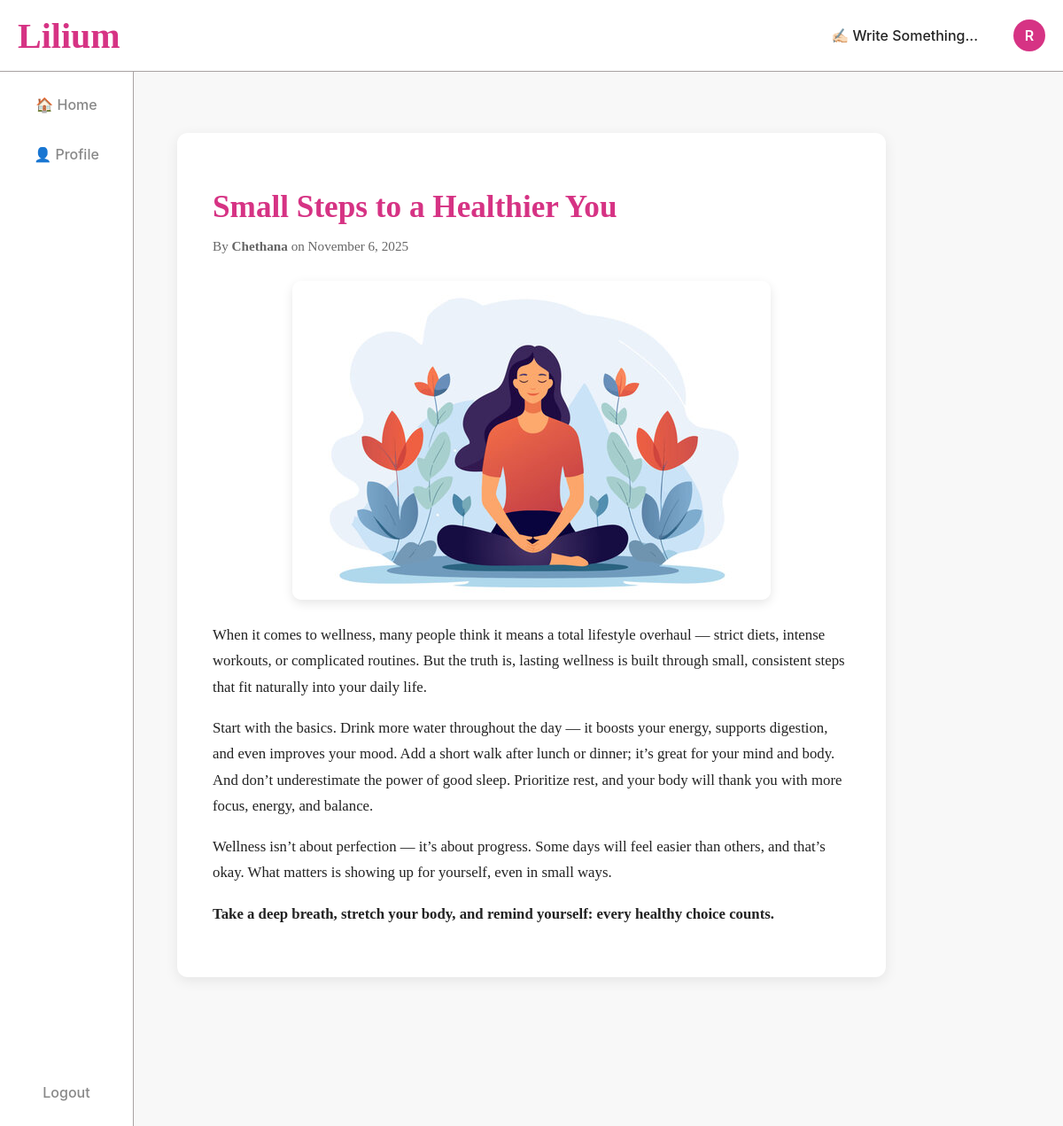
Screenshot of /view_blog.php?id=11 (signed in) with the database file from the repository.
### tables this page shows
CREATE TABLE `blogpost` (
  `id` int(11) NOT NULL,
  `user_id` int(11) NOT NULL,
  `title` varchar(255) NOT NULL,
  `content` text NOT NULL,
  `created_at` datetime DEFAULT current_timestamp(),
  `updated_at` datetime DEFAULT current_timestamp() ON UPDATE current_timestamp()
);

CREATE TABLE `user` (
  `id` int(11) NOT NULL,
  `username` varchar(50) NOT NULL,
  `email` varchar(150) NOT NULL,
  `password` varchar(255) NOT NULL,
  `role` enum('user','admin') NOT NULL DEFAULT 'user',
  `bio` text DEFAULT NULL,
  `remember_token` varchar(64) DEFAULT NULL
);

### Parsedown.php (called while the page is built, shortened)
<?php
class Parsedown
{
    function text($text)
    {
        $Elements = $this->textElements($text);
        $markup = $this->elements($Elements);
        $markup = trim($markup, "\n");
        return $markup;
    }
    protected function textElements($text)
    {
        $text = str_replace(array("\r\n", "\r"), "\n", $text);
        $text = trim($text, "\n");
        $lines = explode("\n", $text);
        return $this->linesElements($lines);
    }
    protected $breaksEnabled;
    function setSafeMode($safeMode)
    {
        $this->safeMode = (bool) $safeMode;
        return $this;
    }
    protected $safeMode;
    protected $BlockTypes = array(
        '#' => array('Header'),
        '*' => array('Rule', 'List'),
        '+' => array('List'),
        '-' => array('SetextHeader', 'Table', 'Rule', 'List'),
        '0' => array('List'),
        '1' => array('List'),
        '2' => array('List'),
        '3' => array('List'),
        '4' => array('List'),
        '5' => array('List'),
        '6' => array('List'),
        '7' => array('List'),
        '8' => array('List'),
        '9' => array('List'),
        ':' => array('Table'),
        '<' => array('Comment', 'Markup'),
        '=' => array('SetextHeader'),
        '>' => array('Quote'),
        '[' => array('Reference'),
        '_' => array('Rule'),
        '`' => array('FencedCode'),
        '|' => array('Table'),
        '~' => array('FencedCode'),
    );
    protected $unmarkedBlockTypes = array(
        'Code',
    );
    protected function linesElements(array $lines)
    {
        $Elements = array();
        $CurrentBlock = null;
        foreach ($lines as $line)
        {
            if (chop($line) === '')
            {
                if (isset($CurrentBlock))
                {
                    $CurrentBlock['interrupted'] = (isset($CurrentBlock['interrupted'])
                        ? $CurrentBlock['interrupted'] + 1 : 1
                    );
                }
                continue;
            }
            $indent = strspn($line, ' ');
            $text = $indent > 0 ? substr($line, $indent) : $line;
            $Line = array('body' => $line, 'indent' => $indent, 'text' => $text);
            $marker = $text[0];
            $blockTypes = $this->unmarkedBlockTypes;
            if (isset($this->BlockTypes[$marker]))
            {
                foreach ($this->BlockTypes[$marker] as $blockType)
                {
                    $blockTypes []= $blockType;
                }
            }
            foreach ($blockTypes as $blockType)
            {
                $Block = $this->{"block$blockType"}($Line, $CurrentBlock);
            }
            if (isset($CurrentBlock) and $CurrentBlock['type'] === 'Paragraph')
            {
                $Block = $this->paragraphContinue($Line, $CurrentBlock);
            }
            if (isset($Block))
            {
                $CurrentBlock = $Block;
            }
            else
            {
                if (isset($CurrentBlock))
                {
                    $Elements[] = $this->extractElement($CurrentBlock);
                }
                $CurrentBlock = $this->paragraph($Line);
                $CurrentBlock['identified'] = true;
            }
        }
        if (isset($CurrentBlock))
        {
            $Elements[] = $this->extractElement($CurrentBlock);
        }
        return $Elements;
    }
    protected function extractElement(array $Component)
    {
        return $Component['element'];
    }
    protected function blockList($Line, ?array $CurrentBlock = null)
    {
        list($name, $pattern) = $Line['text'][0] <= '-' ? array('ul', '[*+-]') : array('ol', '[0-9]{1,9}+[.\)]');
    }
    protected function blockRule($Line)
    {
        $marker = $Line['text'][0];
    }
    protected function paragraph($Line)
    {
        return array(
            'type' => 'Paragraph',
            'element' => array(
                'name' => 'p',
                'handler' => array(
                    'function' => 'lineElements',
                    'argument' => $Line['text'],
                    'destination' => 'elements',
                ),
            ),
        );
    }
    protected function paragraphContinue($Line, array $Block)
    {
        if (isset($Block['interrupted']))
        {
            return;
        }
        $Block['element']['handler']['argument'] .= "\n".$Line['text'];
        return $Block;
    }
    protected $InlineTypes = array(
        '!' => array('Image'),
        '&' => array('SpecialCharacter'),
        '*' => array('Emphasis'),
        ':' => array('Url'),
        '<' => array('UrlTag', 'EmailTag', 'Markup'),
        '[' => array('Link'),
        '_' => array('Emphasis'),
        '`' => array('Code'),
        '~' => array('Strikethrough'),
        '\\' => array('EscapeSequence'),
    );
    protected $inlineMarkerList = '!*_&[:<`~\\';
    protected function lineElements($text, $nonNestables = array())
    {
        $text = str_replace(array("\r\n", "\r"), "\n", $text);
        $Elements = array();
        $nonNestables = (empty($nonNestables)
            ? array()
            : array_combine($nonNestables, $nonNestables)
        );
        while ($excerpt = strpbrk($text, $this->inlineMarkerList))
        {
            $marker = $excerpt[0];
            $markerPosition = strlen($text) - strlen($excerpt);
            $Excerpt = array('text' => $excerpt, 'context' => $text);
            foreach ($this->InlineTypes[$marker] as $inlineType)
            {
                $Inline = $this->{"inline$inlineType"}($Excerpt);
                if ( ! isset($Inline))
                {
                    continue;
                }
                if ( ! isset($Inline['position']))
                {
                    $Inline['position'] = $markerPosition;
                }
                $Inline['element']['nonNestables'] = isset($Inline['element']['nonNestables'])
                    ? array_merge($Inline['element']['nonNestables'], $nonNestables)
                    : $nonNestables
                ;
                $unmarkedText = substr($text, 0, $Inline['position']);
                $InlineText = $this->inlineText($unmarkedText);
                $Elements[] = $InlineText['element'];
                $Elements[] = $this->extractElement($Inline);
                $text = substr($text, $Inline['position'] + $Inline['extent']);
                continue 2;
            }
            $unmarkedText = substr($text, 0, $markerPosition + 1);
            $InlineText = $this->inlineText($unmarkedText);
            $Elements[] = $InlineText['element'];
            $text = substr($text, $markerPosition + 1);
        }
        $InlineText = $this->inlineText($text);
        $Elements[] = $InlineText['element'];
        foreach ($Elements as &$Element)
        {
            if ( ! isset($Element['autobreak']))
            {
                $Element['autobreak'] = false;
            }
        }
        return $Elements;
    }
    protected function inlineText($text)
    {
        $Inline = array(
            'extent' => strlen($text),
            'element' => array(),
        );
        $Inline['element']['elements'] = self::pregReplaceElements(
            $this->breaksEnabled ? '/[ ]*+\n/' : '/(?:[ ]*+\\\\|[ ]{2,}+)\n/',
            array(
                array('name' => 'br'),
                array('text' => "\n"),
            ),
            $text
        );
        return $Inline;
    }
    protected function inlineImage($Excerpt)
    {
        $Excerpt['text']= substr($Excerpt['text'], 1);
        $Link = $this->inlineLink($Excerpt);
        $Inline = array(
            'extent' => $Link['extent'] + 1,
            'element' => array(
                'name' => 'img',
                'attributes' => array(
                    'src' => $Link['element']['attributes']['href'],
                    'alt' => $Link['element']['handler']['argument'],
                ),
                'autobreak' => true,
            ),
        );
        $Inline['element']['attributes'] += $Link['element']['attributes'];
        unset($Inline['element']['attributes']['href']);
        return $Inline;
    }
    protected function inlineLink($Excerpt)
    {
        $Element = array(
            'name' => 'a',
            'handler' => array(
                'function' => 'lineElements',
                'argument' => null,
                'destination' => 'elements',
            ),
            'nonNestables' => array('Url', 'Link'),
            'attributes' => array(
                'href' => null,
                'title' => null,
            ),
        );
        $extent = 0;
        $remainder = $Excerpt['text'];
        if (preg_match('/\[((?:[^][]++|(?R))*+)\]/', $remainder, $matches))
        {
            $Element['handler']['argument'] = $matches[1];
            $extent += strlen($matches[0]);
            $remainder = substr($remainder, $extent);
        }
        else
        {
            return;
        }
        if (preg_match('/^[(]\s*+((?:[^ ()]++|[(][^ )]+[)])++)(?:[ ]+("[^"]*+"|\'[^\']*+\'))?\s*+[)]/', $remainder, $matches))
        {
            $Element['attributes']['href'] = $matches[1];
            $extent += strlen($matches[0]);
        }
        return array(
            'extent' => $extent,
            'element' => $Element,
        );
    }
    protected function handle(array $Element)
    {
        if (isset($Element['handler']))
        {
            if (!isset($Element['nonNestables']))
            {
                $Element['nonNestables'] = array();
            }
            if (is_string($Element['handler']))
            {
                $function = $Element['handler'];
                $argument = $Element['text'];
                unset($Element['text']);
                $destination = 'rawHtml';
            }
            else
            {
                $function = $Element['handler']['function'];
                $argument = $Element['handler']['argument'];
                $destination = $Element['handler']['destination'];
            }
            $Element[$destination] = $this->{$function}($argument, $Element['nonNestables']);
            unset($Element['handler']);
        }
        return $Element;
    }
    protected function element(array $Element)
    {
        if ($this->safeMode)
        {
            $Element = $this->sanitiseElement($Element);
        }
        $Element = $this->handle($Element);
        $hasName = isset($Element['name']);
        $markup = '';
        if ($hasName)
        {
            $markup .= '<' . $Element['name'];
            if (isset($Element['attributes']))
            {
                foreach ($Element['attributes'] as $name => $value)
                {
                    if ($value === null)
                    {
                        continue;
                    }
                    $markup .= " $name=\"".self::escape($value).'"';
                }
            }
        }
        $permitRawHtml = false;
        if (isset($Element['text']))
        {
            $text = $Element['text'];
        }
        elseif (isset($Element['rawHtml']))
        {
            $text = $Element['rawHtml'];
            $allowRawHtmlInSafeMode = isset($Element['allowRawHtmlInSafeMode']) && $Element['allowRawHtmlInSafeMode'];
            $permitRawHtml = !$this->safeMode || $allowRawHtmlInSafeMode;
        }
        $hasContent = isset($text) || isset($Element['element']) || isset($Element['elements']);
        if ($hasContent)
        {
            $markup .= $hasName ? '>' : '';
            if (isset($Element['elements']))
            {
                $markup .= $this->elements($Element['elements']);
            }
            elseif (isset($Element['element']))
            {
                $markup .= $this->element($Element['element']);
            }
            else
            {
                if (!$permitRawHtml)
                {
                    $markup .= self::escape($text, true);
                }
                else
                {
                    $markup .= $text;
                }
            }
            $markup .= $hasName ? '</' . $Element['name'] . '>' : '';
        }
        elseif ($hasName)
        {
            $markup .= ' />';
        }
        return $markup;
    }
    protected function elements(array $Elements)
    {
        $markup = '';
        $autoBreak = true;
        foreach ($Elements as $Element)
        {
            $autoBreakNext = (isset($Element['autobreak'])
                ? $Element['autobreak'] : isset($Element['name'])
            );
            $autoBreak = !$autoBreak ? $autoBreak : $autoBreakNext;
            $markup .= ($autoBreak ? "\n" : '') . $this->element($Element);
            $autoBreak = $autoBreakNext;
        }
        $markup .= $autoBreak ? "\n" : '';
        return $markup;
    }
    protected static function pregReplaceElements($regexp, $Elements, $text)
    {
        $newElements = array();
        $newElements[] = array('text' => $text);
        return $newElements;
    }
    protected function sanitiseElement(array $Element)
    {
        static $safeUrlNameToAtt  = array(
            'a'   => 'href',
            'img' => 'src',
        );
        if ( ! isset($Element['name']))
        {
            unset($Element['attributes']);
            return $Element;
        }
        if (isset($safeUrlNameToAtt[$Element['name']]))
        {
            $Element = $this->filterUnsafeUrlInAttribute($Element, $safeUrlNameToAtt[$Element['name']]);
        }
        return $Element;
    }
    protected function filterUnsafeUrlInAttribute(array $Element, $attribute)
    {
        $Element['attributes'][$attribute] = str_replace(':', '%3A', $Element['attributes'][$attribute]);
        return $Element;
    }
    protected static function escape($text, $allowQuotes = false)
    {
        return htmlspecialchars($text, $allowQuotes ? ENT_NOQUOTES : ENT_QUOTES, 'UTF-8');
    }
}

### view_blog.php (the view, shortened to what this page needs)
<?php
require 'config.php';
require 'Parsedown.php';
$Parsedown = new Parsedown();
$Parsedown->setSafeMode(true);
$username = $_SESSION['username'] ?? 'User';
$blog_id = $_GET['id'] ?? null;
$stmt = $pdo->prepare("
    SELECT b.title, b.content, b.created_at, u.username
    FROM blogpost b
    JOIN user u ON b.user_id = u.id
    WHERE b.id = ?
");
$stmt->execute([$blog_id]);
$blog = $stmt->fetch(PDO::FETCH_ASSOC);
?>
<!DOCTYPE html>
<html lang="en">
<head>
<link rel="stylesheet" href="view_blog.css">
</head>
<body>
<aside class="sidebar">
  <nav class="sidebar-nav">
    <a href="dashboard.php">🏠 Home</a>
    <a href="profile.php">👤 Profile</a>
  </nav>
  <a href="logout.php" class="sidebar-logout">Logout</a>
</aside>
<header class="topbar">
  <div class="logo">Lilium</div>
  <nav class="top-nav">
    <a href="create_blog.php" class="write-link">✍🏻 Write Something...</a>
    <a href="profile.php" class="profile-circle" title="<?= htmlspecialchars($username) ?>">
      <?= strtoupper(substr($username, 0, 1)) ?>
    </a>
  </nav>
</header>
<main class="blog-post-container">
    <div class="blog-inner">
        <h1 class="blog-title"><?= htmlspecialchars($blog['title']) ?></h1>
        <p class="blog-meta">
            By <strong><?= htmlspecialchars($blog['username']) ?></strong>
            on <?= date('F j, Y', strtotime($blog['created_at'])) ?>
        </p>
        <article class="blog-content">
            <?= $Parsedown->text($blog['content']) ?>
        </article>
    </div>
</main>
</body>
</html>

### rows the page displays
blogpost: title "Small Steps to a Healthier You", user.username "Chethana", created_at "November 6, 2025", content (picture), content "When it comes to wellness, many people think it means a total lifestyle overhaul — strict diets, intense workouts, or complicated routines. But the truth is, lasting wellness is built through small, consistent steps that fit naturally into your daily life. Start with the basics. Drink more water throughout the day — it boosts your energy, supports digestion, and even improves your mood. Add a short walk after lunch or dinner; it’s great for your mind and body. And don’t underestimate the power of good sleep. Prioritize rest, and your body will thank you with more focus, energy, and balance. Wellness isn’t about perfection — it’s about progress. Some days will feel easier than others, and…"

### other values shown
substr($username, 0, 1) "R"
